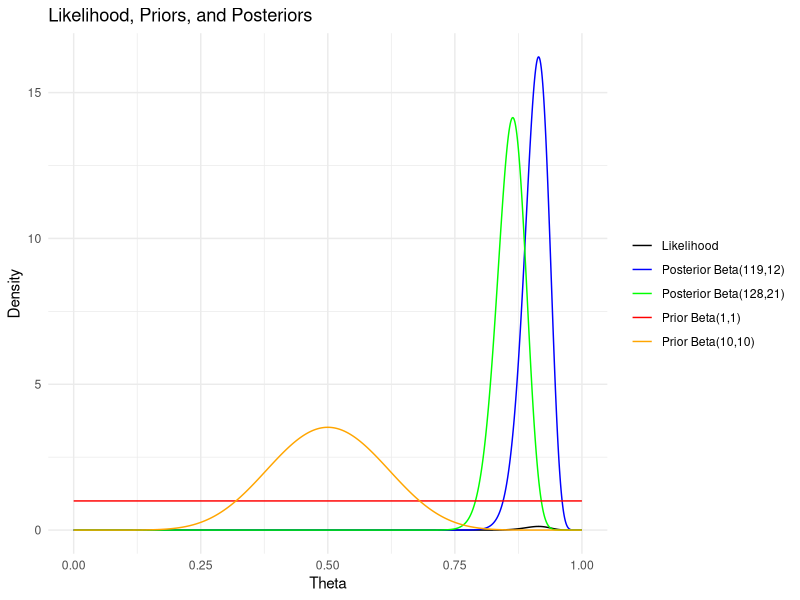

Write R code to recreate this figure.
## ---- chunk 1
happy_count <- 118
total_count <- 129
## ---- chunk 2
# MLE for the proportion theta
theta_hat <- happy_count / total_count

# 95% Confidence Interval
SE <- sqrt((theta_hat * (1 - theta_hat)) / total_count)
z <- qnorm(0.975)

CI_lower <- theta_hat - z * SE
CI_upper <- theta_hat + z * SE
## ---- chunk 3
# Output the results
cat("MLE of theta: ", theta_hat, "\n")
cat("95% Confidence Interval: [", CI_lower, ", ", CI_upper, "]\n")
## ---- chunk 4
# Prior parameters for Beta distribution (Beta(1,1))
alpha_prior <- 1
beta_prior <- 1

# Posterior parameters
alpha_post <- alpha_prior + happy_count
beta_post <- beta_prior + total_count - happy_count

# Posterior mean
posterior_mean <- alpha_post / (alpha_post + beta_post)

# 95% Credible Interval
CI_lower <- qbeta(0.025, alpha_post, beta_post)
CI_upper <- qbeta(0.975, alpha_post, beta_post)

# Output the results
cat("Posterior mean of theta: ", posterior_mean, "\n")
cat("95% Credible Interval: [", CI_lower, ", ", CI_upper, "]\n")
## ---- chunk 5
library(ggplot2)
library(scales)

# Set the constants
trials <- total_count
successes <- happy_count

# Prior parameters for Beta distributions
alpha_prior1 <- 1
beta_prior1 <- 1
alpha_prior2 <- 10
beta_prior2 <- 10

# Posterior parameters for Beta distributions
alpha_post1 <- alpha_prior1 + happy_count
beta_post1 <- beta_prior1 + total_count - happy_count
alpha_post2 <- alpha_prior2 + happy_count
beta_post2 <- beta_prior2 + total_count - happy_count

# Generating theta values
theta_values <- seq(0, 1, length.out = 1000)

# Likelihood function (Binomial) given successes
likelihood <- dbinom(successes, trials, theta_values)

# Prior distributions
prior1 <- dbeta(theta_values, alpha_prior1, beta_prior1)
prior2 <- dbeta(theta_values, alpha_prior2, beta_prior2)

# Posterior distributions
posterior1 <- dbeta(theta_values, alpha_post1, beta_post1)
posterior2 <- dbeta(theta_values, alpha_post2, beta_post2)
## ---- chunk 6
# Create a data frame for plotting
plot_data <- data.frame(
  theta = rep(theta_values, 5),
  density = c(likelihood, prior1, prior2, posterior1, posterior2),
  distribution = factor(rep(c('Likelihood', 'Prior Beta(1,1)', 'Prior Beta(10,10)', 'Posterior Beta(119,12)', 'Posterior Beta(128,21)'), each = 1000))
)

# Plotting
ggplot(plot_data, aes(x = theta, y = density, color = distribution)) +
  geom_line() +
  scale_color_manual(values = c('black', 'blue', 'green', 'red', 'orange')) +
  labs(title = 'Likelihood, Priors, and Posteriors',
       x = 'Theta',
       y = 'Density') +
  theme_minimal() +
  theme(legend.title = element_blank())
## ---- chunk 7
# Number of observed male and female births
male_births <- 251527
female_births <- 241945

# Prior parameters for Beta distribution (uniform prior)
alpha_prior <- 1
beta_prior <- 1

# Posterior parameters (since uniform prior, just add the counts to 1)
alpha_post <- alpha_prior + male_births
beta_post <- beta_prior + female_births

# Calculate the probability that observing a male birth is less than 0.5
prob <- pbeta(0.5, alpha_post, beta_post)

# Output the result
prob
